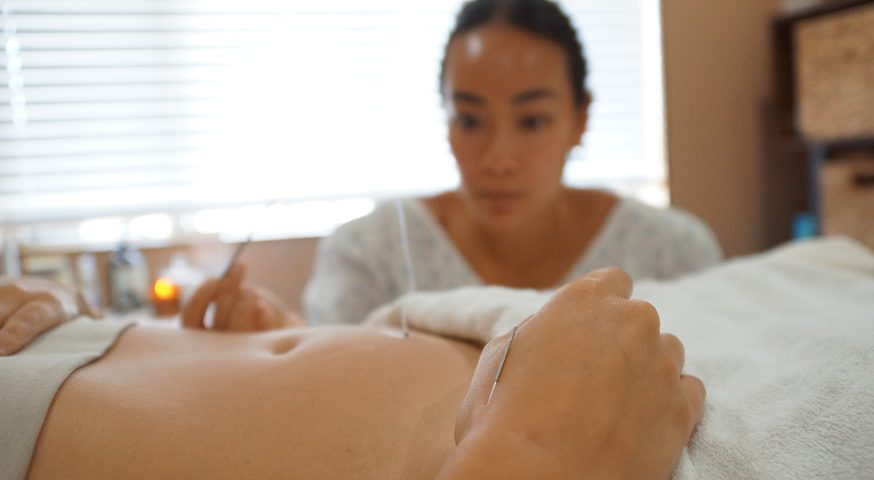
#> input picture assets/fa-blog-posts-acne.jpg, 874 x 480 px
$ python rowdiff.py ../../../../assets/fa-blog-posts-acne.jpg ../../../../assets/fa-blog-posts-bg-mobile.jpg
#> lines starting #> are read from the running program, lines starting #| are printed output that depends on the picture
"""Row-aligned diff of two full-page renders: prints matching / changed y ranges (old -> new)."""
import sys, difflib
import numpy as np
from PIL import Image

a = np.asarray(Image.open(sys.argv[1]).convert('L'), dtype=np.int16)
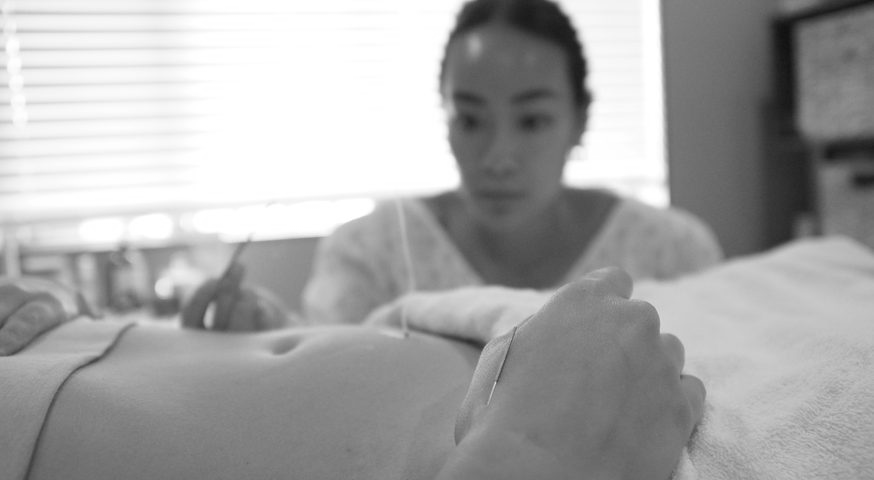
#> a: shape (480, 874) int16; min 16, max 255, mean 166.3
b = np.asarray(Image.open(sys.argv[2]).convert('L'), dtype=np.int16)
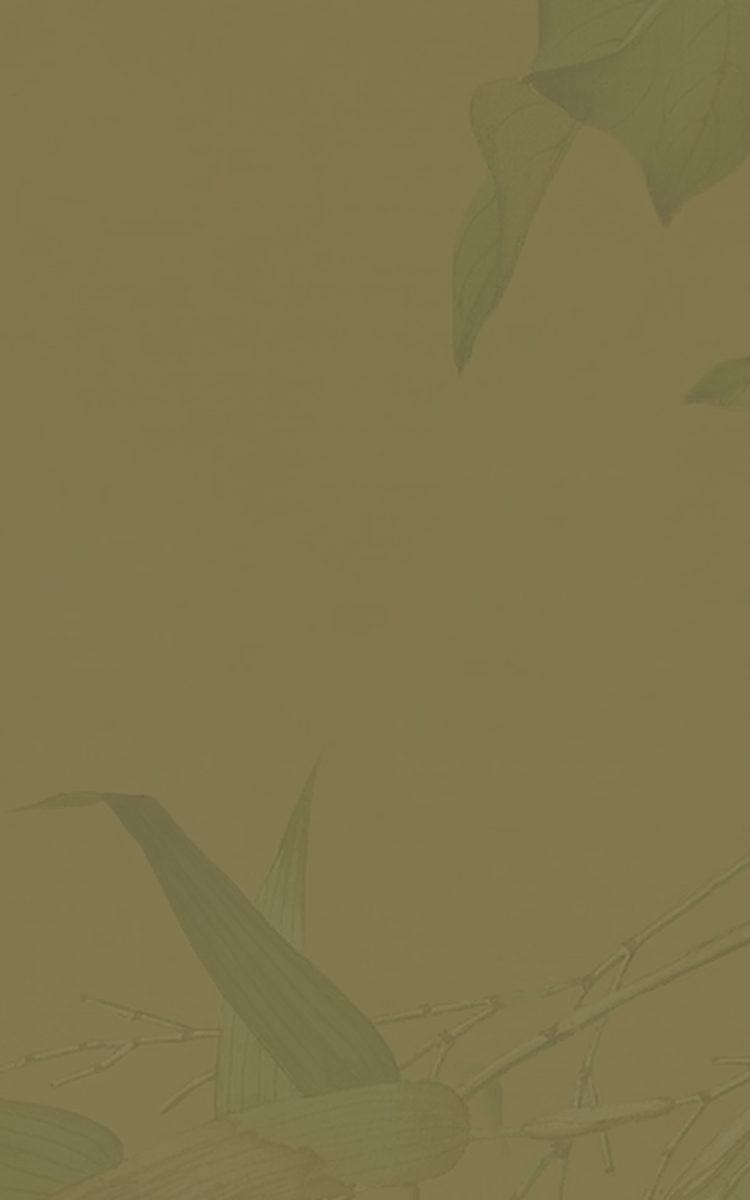
#> input picture assets/fa-blog-posts-bg-mobile.jpg, 750 x 1200 px
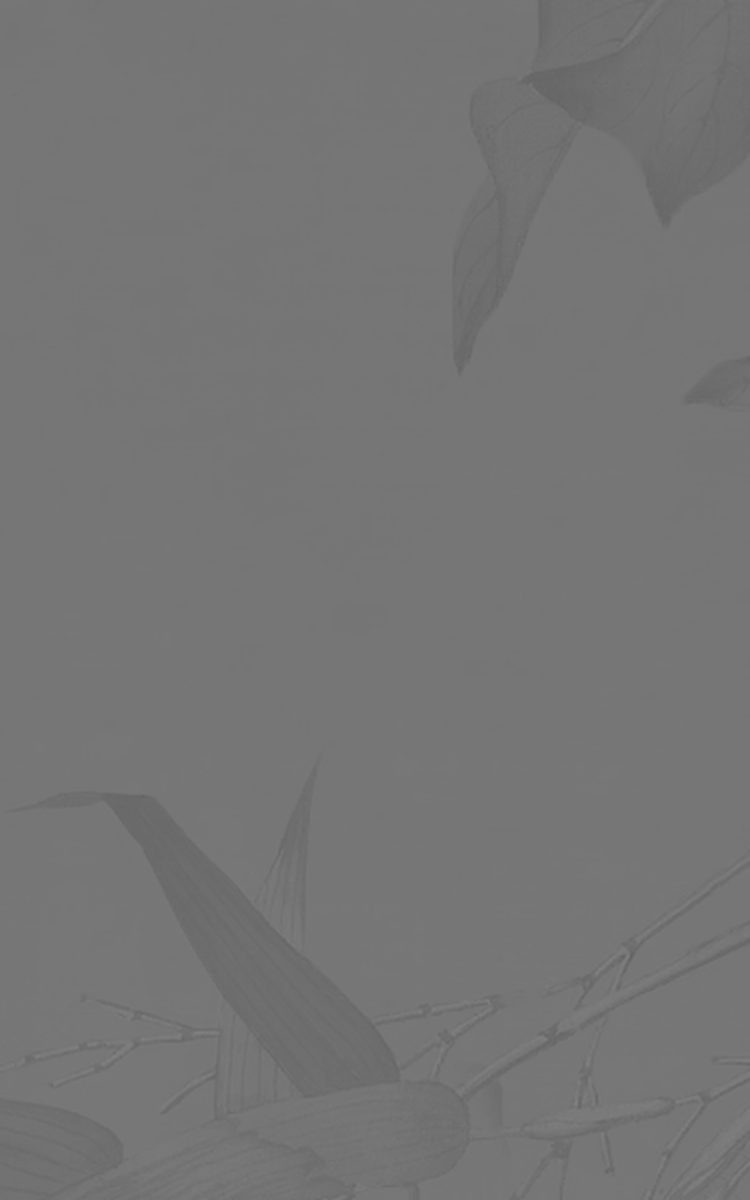
#> b: shape (1200, 750) int16; min 96, max 130, mean 116.9
print('old', a.shape, 'new', b.shape)
#| old (480, 874) new (1200, 750)

def sig(img):
    # 1440 -> 90 columns of 16px, quantised coarsely so tiny AA noise still matches
    h, w = img.shape
#> h = 480; w = 874
    m = img[:, : w // 16 * 16].reshape(h, -1, 16).mean(axis=2)
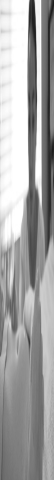
#> m: shape (480, 54) float64; min 29.31, max 255, mean 166.6
    return [bytes((r // 6).astype(np.uint8)) for r in m]

sa, sb = sig(a), sig(b)
#> in sig (call 2), `h, w = img.shape`: h = 1200; w = 750
#> in sig (call 2), `m = img[:, : w // 16 * 16].reshape(h, -1, 16).mean(axis=2)`:
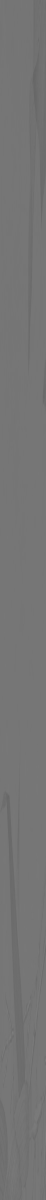
#> m: shape (1200, 46) float64; min 102.9, max 125.6, mean 117
sm = difflib.SequenceMatcher(None, sa, sb, autojunk=False)

print('--- summary: equal runs >= 20 rows (offset = new - old) ---')
for tag, i1, i2, j1, j2 in sm.get_opcodes():
    if tag == 'equal' and i2 - i1 >= 20:
        print(f'old {i1:6}-{i2:6}  new {j1:6}-{j2:6}  offset {j1-i1:+5}')
#> this loop made 1 pass
#> (tag, i1, i2, j1, j2) on pass 1: ('replace', 0, 480, 0, 1200)
